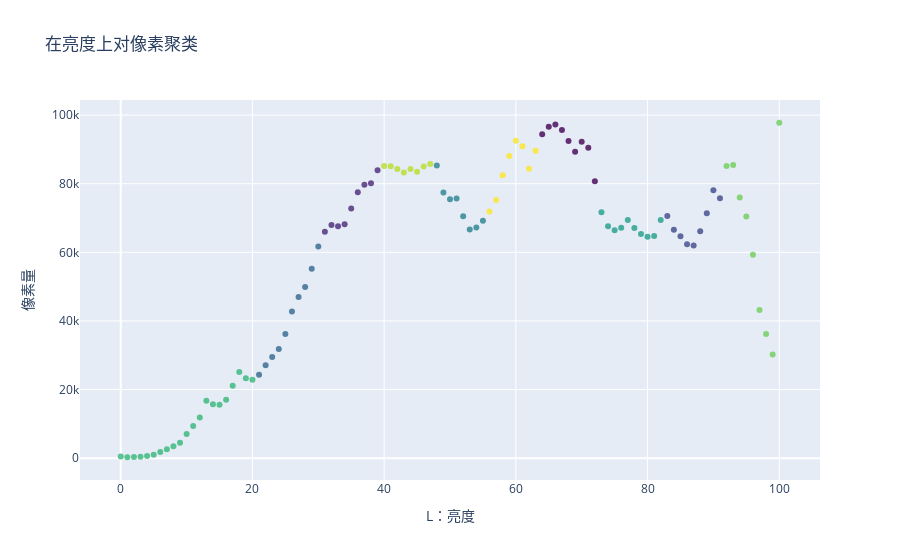

Notebook code cell kept with this figure:
### Code cell
import plotly.graph_objects as go

fig = go.Figure(data=go.Scatter(
    x=df_learn_l['L'],
    y=df_learn_l['count'],
    mode='markers',
    marker=dict(
        color=df_learn_l['Cluster3'],
        colorscale='Viridis',
        opacity=0.8
    )
))

fig.update_layout(
    title='在亮度上对像素聚类',
    xaxis=dict(title='L：亮度'),
    yaxis=dict(title='像素量'),
    showlegend=False
)

fig.show()

### Figure 1 — Plotly figure (JSON) as saved in the notebook; plotly's stock layout.template omitted (floating-point values rounded to 4 significant figures)
{"data": [{"marker": {"color": [6, 6, 6, 6, 6, 6, 6, 6, 6, 6, 6, 6, 6, 6, 6, 6, 6, 6, 6, 6, 6, 3, 3, 3, 3, 3, 3, 3, 3, 3, 3, 1, 1, 1, 1, 1, 1, 1, 1, 1, 8, 8, 8, 8, 8, 8, 8, 8, 4, 4, 4, 4, 4, 4, 4, 4, 9, 9, 9, 9, 9, 9, 9, 9, 0, 0, 0, 0, 0, 0, 0, 0, 0, 5, 5, 5, 5, 5, 5, 5, 5, 5, 5, 2, 2, 2, 2, 2, 2, 2, 2, 2, 7, 7, 7, 7, 7, 7, 7, 7, 7], "colorscale": [[0, "#440154"], [0.1111, "#482878"], [0.2222, "#3e4989"], [0.3333, "#31688e"], [0.4444, "#26828e"], [0.5556, "#1f9e89"], [0.6667, "#35b779"], [0.7778, "#6ece58"], [0.8889, "#b5de2b"], [1, "#fde725"]], "opacity": 0.8}, "mode": "markers", "type": "scatter", "x": [0, 1, 2, 3, 4, 5, 6, 7, 8, 9, 10, 11, 12, 13, 14, 15, 16, 17, 18, 19, 20, 21, 22, 23, 24, 25, 26, 27, 28, 29, 30, 31, 32, 33, 34, 35, 36, 37, 38, 39, 40, 41, 42, 43, 44, 45, 46, 47, 48, 49, 50, 51, 52, 53, 54, 55, 56, 57, 58, 59, 60, 61, 62, 63, 64, 65, 66, 67, 68, 69, 70, 71, 72, 73, 74, 75, 76, 77, 78, 79, 80, 81, 82, 83, 84, 85, 86, 87, 88, 89, 90, 91, 92, 93, 94, 95, 96, 97, 98, 99, 100], "y": [459, 268, 313, 432, 606, 966, 1797, 2618, 3439, 4522, 7075, 9364, 11840, 16767, 15689, 15584, 17020, 21109, 25084, 23314, 22836, 24309, 27115, 29516, 31821, 36181, 42744, 47011, 49888, 55182, 61685, 65986, 67962, 67608, 68183, 72790, 77537, 79665, 80141, 83913, 85151, 85121, 84293, 83294, 84289, 83466, 85031, 85733, 85339, 77405, 75440, 75660, 70545, 66633, 67244, 69199, 71922, 75285, 82459, 88059, 92527, 90913, 84349, 89580, 94430, 96568, 97227, 95629, 92469, 89318, 92253, 90498, 80734, 71688, 67613, 66434, 67128, 69425, 67075, 65355, 64567, 64791, 69416, 70582, 66580, 64660, 62331, 61996, 66118, 71399, 78078, 75735, 85133, 85441, 75967, 70425, 59316, 43177, 36210, 30189, 97769]}], "layout": {"showlegend": false, "title": {"text": "在亮度上对像素聚类"}, "xaxis": {"title": {"text": "L：亮度"}}, "yaxis": {"title": {"text": "像素量"}}}}
